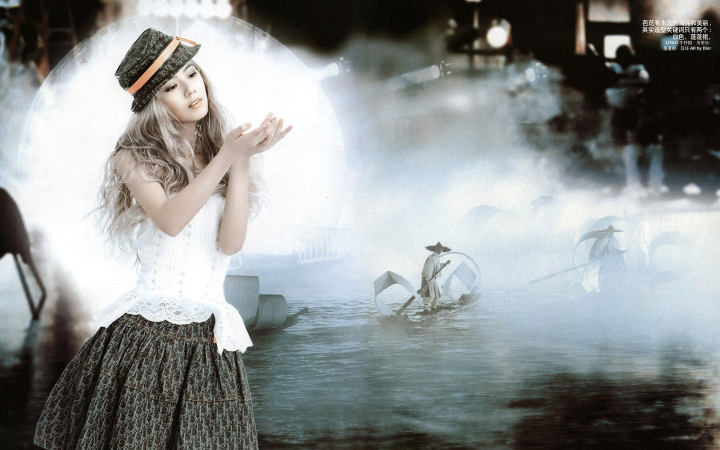
#> input picture test4/a.jpg, 1440 x 900 px (shown at 1/2 size)
$ python test4_4.py
#> lines starting #> are read from the running program, lines starting #| are printed output that depends on the picture
from PIL import Image

# 打开一张当路径下的图片
im = Image.open('a.jpg')
#> im is the input picture: PIL image 1440x900 RGB; mean R, G, B 142.2, 146, 145.6
# 获取此图片的信息
print(im.format, im.size, im.mode)
#| JPEG (1440, 900) RGB

# 生成缩略图
im.thumbnail((200, 130))
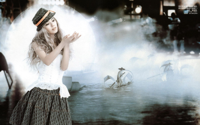
#> im: PIL image 200x125 RGB; mean R, G, B 142.1, 145.9, 145.5
im.save('a1.jpg', 'JPEG')
